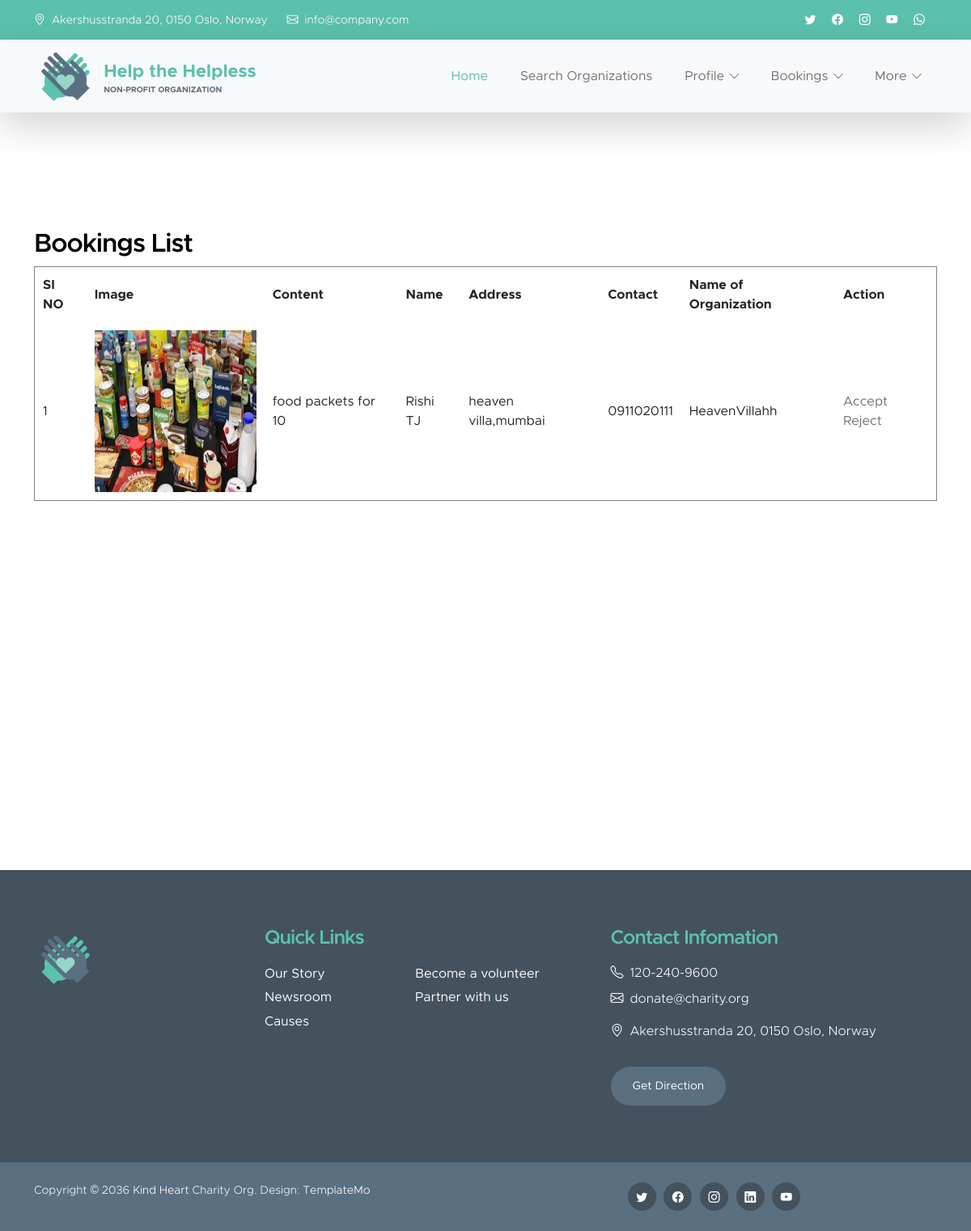
Screenshot of /Helpers/booking/ (signed in) with the database file from the repository.
### Organization/models.py (models this page shows)
class tbl_book(models.Model):
    book_name=models.CharField(max_length=50)
    book_address=models.CharField(max_length=50)
    book_contact=models.CharField(max_length=50)
    post_id=models.ForeignKey(tbl_post,on_delete=models.CASCADE)
    organization_id=models.ForeignKey(tbl_organization,on_delete=models.CASCADE)
    status=models.IntegerField(default=0)

### Helpers/models.py (models this page shows)
class tbl_post(models.Model):
    post_image=models.FileField(upload_to="Post/")
    post_content=models.CharField(max_length=50)
    post_request=models.ForeignKey(tbl_request,on_delete=models.CASCADE)
    helpers=models.ForeignKey(tbl_helper,on_delete=models.CASCADE)

### Guest/models.py (models this page shows)
class tbl_organization(models.Model):
    org_name=models.CharField(max_length=50)
    org_email=models.CharField(max_length=50)
    org_contact=models.CharField(max_length=50)
    org_address=models.CharField(max_length=50)
    org_logo=models.FileField(upload_to="Orgdoc/")
    org_proof=models.FileField(upload_to="Orgdoc/")
    org_place=models.ForeignKey(tbl_place,on_delete=models.CASCADE)
    org_type=models.ForeignKey(tbl_type,on_delete=models.CASCADE)
    org_password=models.CharField(max_length=50)
    status=models.CharField(max_length=50,default=0,null=True)

### Helpers/views.py (the view)
# urls.py: path('booking/',views.booking,name="booking"),
def booking(request):
    helpdata=tbl_helper.objects.get(id=request.session["hid"])
    odata=tbl_book.objects.filter(post_id__helpers=helpdata,status=0)
    return render(request,"Helpers/Bookings.html",{'odata':odata})

### Helpers/Templates/Helpers/Bookings.html (shortened to what this page needs)
{% extends 'Helpers/header.html' %}
{% load static %}
{% block content %}
<!DOCTYPE html>
<html lang="en">
<head>
</head>
<body>
    <div class="container">
        <h3>Bookings List</h3>
        <form action="" method="post" enctype="multipart/form-data">
            <table border="1" cellpadding="10">
                <tr>
                    <th>SI NO</th>
                    <th>Image</th>
                    <th>Content</th>
                    <th>Name</th>
                    <th>Address</th>
                    <th>Contact</th>
                    <th>Name of Organization</th>
                    <th>Action</th>
                </tr>
                {% for i in odata %}
                <tr>
                    <td>{{ forloop.counter }}</td>
                    <td><img src="{{ i.post_id.post_image.url }}" alt="Image" width="200" height="200"></td>
                    <td>{{ i.post_id.post_content }}</td>
                    <td>{{ i.book_name }}</td>
                    <td>{{ i.book_address }}</td>
                    <td>{{ i.book_contact }}</td>
                    <td>{{ i.organization_id.org_name }}</td>
                    <td class="action-links">
                        <a href="{% url 'Helpers:acceptbooking'  i.id %}">Accept</a>
                        <a href="{% url 'Helpers:rejectbooking' i.id %}">Reject</a>
                    </td>
                </tr>
                {% endfor %}
            </table>
        </form>
    </div>
</body>
</html>
{% endblock content%}

### Guest/static/Main/css/templatemo-kind-heart-charity.css (style rules this page uses)
:root { --white-color: #ffffff; --primary-color: #5bc1ac; --secondary-color: #5a6f80; --section-bg-color: #f0f8ff; --site-footer-bg-color: #44525d; --custom-btn-bg-color: #597081; --custom-btn-bg-hover-color: #5bc1ac; --dark-color: #000000; --p-color: #717275; --border-color: #e9eaeb; --body-font-family: 'Metropolis', sans-serif; --h1-font-size: 52px; --h2-font-size: 46px; --h3-font-size: 32px; --h4-font-size: 28px; --h5-font-size: 24px; --h6-font-size: 22px; --p-font-size: 16px; --btn-font-size: 18px; --copyright-font-size: 14px; --border-radius-large: 100px; --border-radius-medium: 20px; --border-radius-small: 10px; --font-weight-light: 300; --font-weight-normal: 400; --font-weight-semibold: 600; --font-weight-bold: 700; }
body { background-color: var(--white-color); font-family: var(--body-font-family); }
h2, h3, h4, h5, h6 { color: var(--dark-color); }
h1, h2, h3, h4, h5, h6 { font-weight: var(--font-weight-semibold); letter-spacing: -1px; }
h3 { font-size: var(--h3-font-size); }
a, button { touch-action: manipulation; transition: all 0.3s; }
a { color: var(--p-color); text-decoration: none; }

### rows the page displays
tbl_book: post_id.post_image (picture), post_id.post_content "food packets for 10", book_name "Rishi TJ", book_address "heaven villa,mumbai", book_contact "0911020111", organization_id.org_name "HeavenVillahh"
